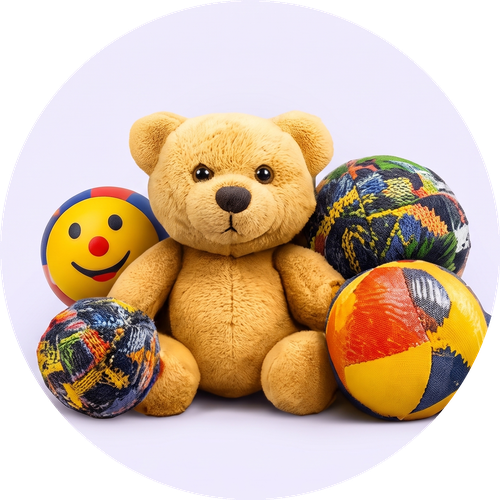
#> input picture extracted_images/product_2.png, 500 x 500 px, given in place of pet food-home.jpeg, which was not available
$ python crop_user_image_perfect.py
#> lines starting #> are read from the running program, lines starting #| are printed output that depends on the picture; pictures that were not available may be replaced by others from this repository, and a replacement may not be noted
from PIL import Image, ImageDraw
import os

img_path = r"c:\Users\SRUTHI\Desktop\petland oman\assets\images\pet food-home.jpeg"
dest_path = r"c:\Users\SRUTHI\Desktop\petland oman\assets\images\extracted_images\product_1.png"

im = Image.open(img_path).convert("RGBA")
#> im is the input picture: PIL image 500x500 RGBA; mean R, G, B, A 159.1, 135.9, 114.1, 200.5
w, h = im.size
#> w = 500; h = 500

# Detected circle parameters from scan
cx, cy = 1199.5, 907.5
r = 767.5

# Crop to enclosing box
box = (int(cx - r), int(cy - r), int(cx + r), int(cy + r))
cropped = im.crop(box)
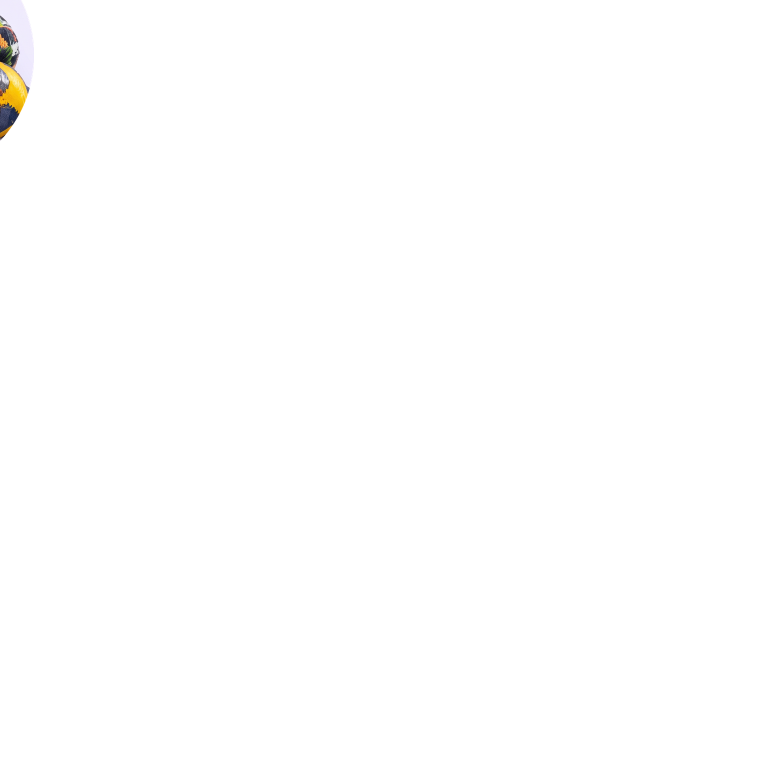
#> cropped: PIL image 1535x1535 RGBA (shown at 1/2 size); mean R, G, B, A 1.2, 1.1, 1, 1.6; transparent parts drawn white

# Create high-res mask for anti-aliased smooth edges
mask_size = int(r * 2)
factor = 4
mask_large = Image.new("L", (mask_size * factor, mask_size * factor), 0)
#> mask_large: PIL image 6140x6140 L; every value is 0
draw_large = ImageDraw.Draw(mask_large)
draw_large.ellipse((0, 0, mask_size * factor, mask_size * factor), fill=255)

# Resize mask to crop size (downsample to mask_size)
mask = mask_large.resize(cropped.size, Image.Resampling.LANCZOS)
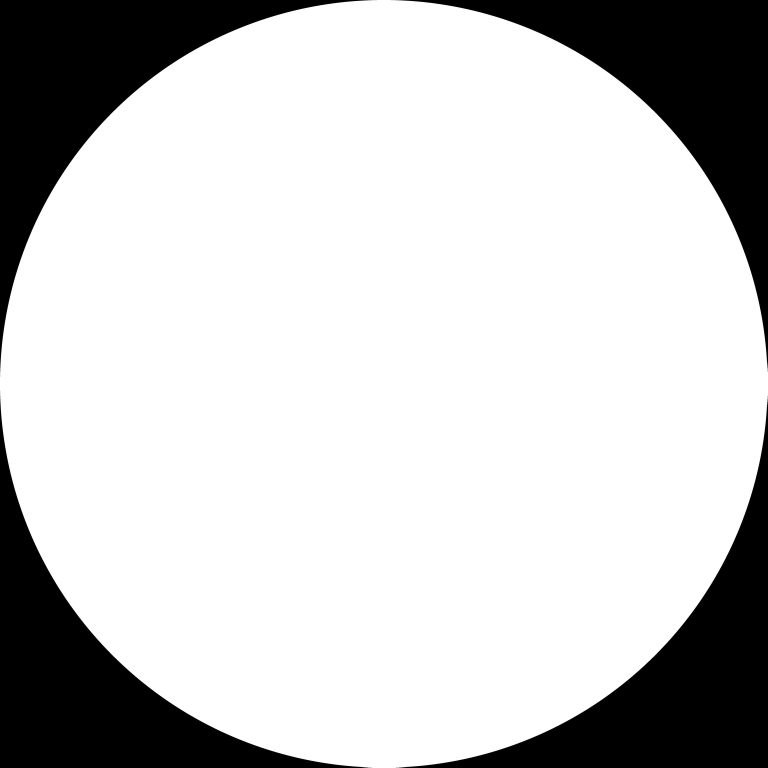
#> mask: PIL image 1535x1535 L (shown at 1/2 size); min 0, max 255, mean 200.3
cropped.putalpha(mask)
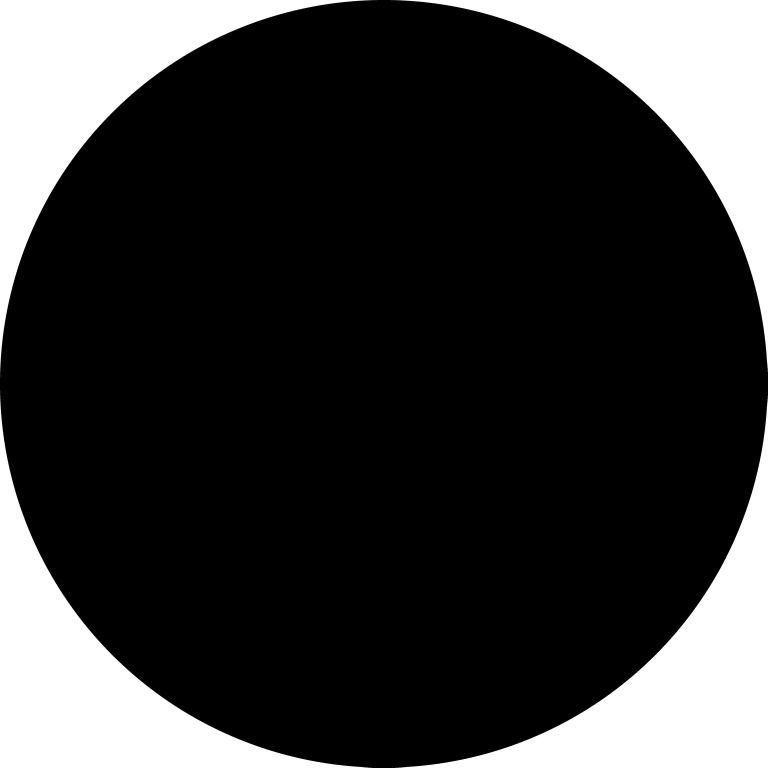
#> cropped: PIL image 1535x1535 RGBA (shown at 1/2 size); mean R, G, B, A 1.2, 1.1, 1, 200.3; transparent parts drawn white

# Resize to final size 500x500
final_img = cropped.resize((500, 500), Image.Resampling.LANCZOS)
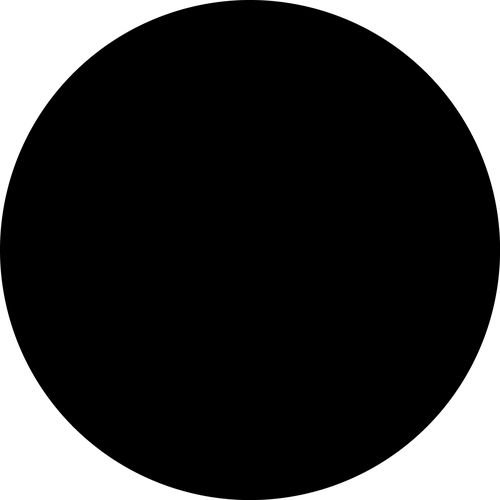
#> final_img: PIL image 500x500 RGBA; mean R, G, B, A 0, 0, 0, 200.3; transparent parts drawn white

# Save to destination
os.makedirs(os.path.dirname(dest_path), exist_ok=True)
final_img.save(dest_path, "PNG")
print(f"Saved smooth anti-aliased image to {dest_path}")
